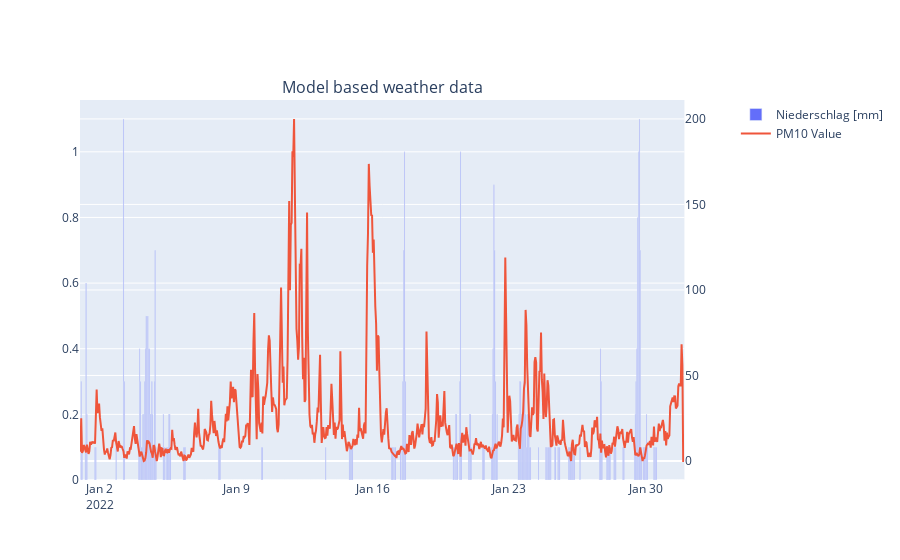

Notebook source saved alongside this figure:
### Code cell
fig_model = make_subplots(specs=[[{"secondary_y": True}]], column_titles=["Model based weather data"])

fig_model.add_trace(go.Bar(x=hourly_model.index, y=hourly_model["precipitation"], name="Niederschlag [mm]"))
fig_model.add_trace(go.Scatter(x=hourly_model.index, y=januar["value"], name="PM10 Value"), secondary_y=True)

### Figure 1 — Plotly figure (JSON) as saved in the notebook; plotly's stock layout.template omitted (floating-point values rounded to 4 significant figures; data arrays with more than 128 entries replaced by an {"elided": "..."} marker saying what was removed)
{"data": [{"name": "Niederschlag [mm]", "type": "bar", "x": {"elided": "744 str values"}, "y": {"elided": "744 float values"}}, {"name": "PM10 Value", "type": "scatter", "x": {"elided": "744 str values"}, "xaxis": "x", "y": {"elided": "744 float values"}, "yaxis": "y2"}], "layout": {"annotations": [{"font": {"size": 16}, "showarrow": false, "text": "Model based weather data", "x": 0.47, "xanchor": "center", "xref": "paper", "y": 1, "yanchor": "bottom", "yref": "paper"}], "xaxis": {"anchor": "y", "domain": [0, 0.94]}, "yaxis": {"anchor": "x", "domain": [0, 1]}, "yaxis2": {"anchor": "x", "overlaying": "y", "side": "right"}}}
